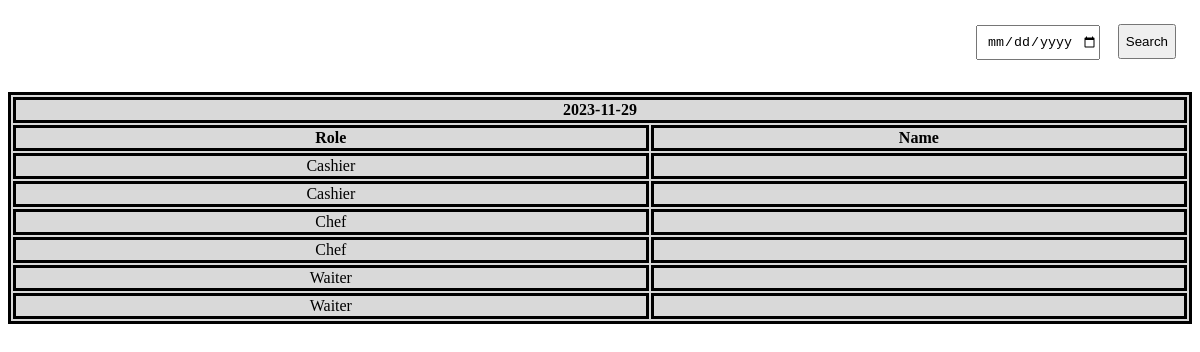
The app's page /bndProj/main/actors/manager/main-content.php, older data.
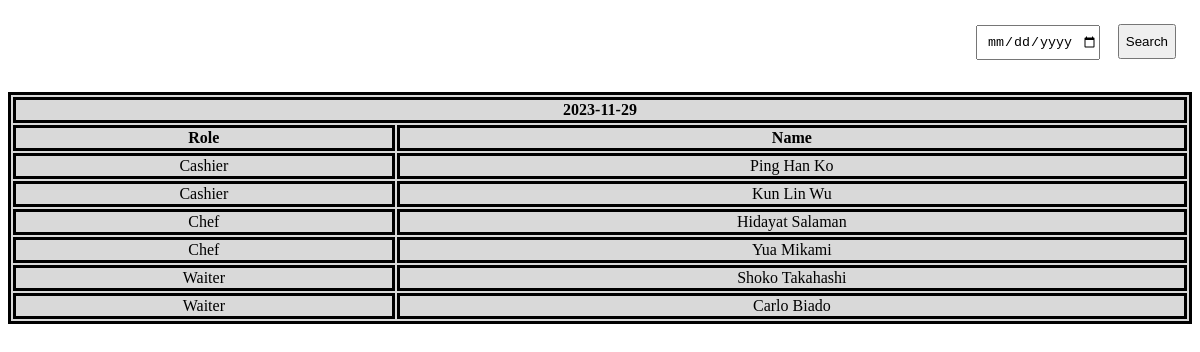
The same page, newer data.
### tables this page shows
CREATE TABLE `workslot` (
  `workslotId` int(11) NOT NULL,
  `Date` date NOT NULL,
  `userprofileId_workslot` int(11) NOT NULL,
  `userId_workslot` int(11) DEFAULT NULL
);

CREATE TABLE `userprofile` (
  `userProfileId` int(11) NOT NULL,
  `profileName` varchar(255) NOT NULL,
  `description` varchar(255) NOT NULL,
  `role` varchar(255) NOT NULL,
  `activated` tinyint(1) NOT NULL
);

### bndProj/entities/workslotEntity.php (called while the page is built, shortened)
<?php
class WorkslotEntity extends Dbh
{
    protected function viewManager()
    {
        $array = [];
        $conn = $this->connectDB();
        $sql = "SELECT workslot.workslotId, workslot.Date, workslot.userProfileId_workslot, userprofile.role, user.username, user.firstName, user.lastName
                FROM workslot
                LEFT OUTER JOIN userprofile ON workslot.userprofileId_workslot = userprofile.userProfileId
                LEFT OUTER JOIN user ON workslot.userId_workslot = user.userId
                WHERE date >= CURRENT_DATE
                ORDER BY date ASC, role ASC;";
        $result = $conn->query($sql);
        if ($result->num_rows > 0)
        {
            while ($row = $result->fetch_assoc())
            {
                $current = array(
                    'workslotId' => $row['workslotId'],
                    'date' => $row['Date'],
                    'userProfileId_workslot' => $row['userProfileId_workslot'],
                    'role' => $row['role'],
                    'username' => $row['username'],
                    'firstName' => $row['firstName'],
                    'lastName' => $row['lastName']
                );
                array_push($array, $current);
            }
        }
        return $array;
    }
}
?>

### bndProj/controller/manager/viewManagerWorkslotsController.php (called while the page is built)
<?php
class ViewManagerWorkslotController extends WorkslotEntity
{
    public function viewManagerWorkslot()
    {
        $workslot = new WorkslotEntity();
        $array = $workslot->viewManager();
        return $array;
    }
}
?>

### bndProj/main/actors/manager/boundaries/viewWorkslotsBoundary.php (the view, shortened to what the changed rows need)
<?php
include "../../../entities/workslotEntity.php";
include "../../../controller/manager/viewManagerWorkslotsController.php";
?>
<div class="container">
    <div class="row">
        <?php
        if(isset($_POST["searchButton"]))
        {
            $dateSearch = $_POST["search"];
            $searchWorkslot = new SearchWorkslotController();
            $array = $searchWorkslot->searchWorkslot($dateSearch);
            if(gettype($array) == 'string')
            {
                echo "<script>";
                echo "alert('$array');";
                echo "document.location = 'index.php?page=viewWorkslotsBoundary';";
                echo "</script>";
            }
            else
            {
                $sorted = array();
                for ($i = 1; $i < sizeof($array); $i++)
                {
                    $workslotId = $array[$i]['workslotId'];
                    $date = $array[$i]['date'];
                    $role = $array[$i]['role'];
                    $username_workslot = $array[$i]['username'];
                    $name = $array[$i]['firstName'] . ' ' . $array[$i]['lastName'];
                    if(!isset($sorted[$date]))
                    {
                        $sorted[$date] = array();
                    }
                    $details = array(
                        'workslotId' => $workslotId,
                        'username' => $username_workslot,
                        'role' => $role,
                        'name' => $name
                    );
                    array_push($sorted[$date], $details);
                }
                echo '<table class="table">';
                foreach($sorted as $date => $workslots) {
                echo '<tr><th colspan="4">' . $date . '</th></tr>';
                echo '<tr><th>Role</th><th>Name</th></tr>';
                    foreach($workslots as $workslot) {
                        echo '<tr>';
                        echo '<td>' . $workslot['role'] . '</td>';
                        echo '<td>' . $workslot['name'] . '</td>';
                        echo '</tr>';
                    }
                }
                echo '</table>';
            }
        }
        else
        {
            $viewWorkslot = new ViewManagerWorkslotController();
            $array = $viewWorkslot->viewManagerWorkSlot();
            $sorted = array();
            for ($i = 0; $i < sizeof($array); $i++)
            {
                $workslotId = $array[$i]['workslotId'];
                $date = $array[$i]['date'];
                $role = $array[$i]['role'];
                $username_workslot = $array[$i]['username'];
                $name = $array[$i]['firstName'] . ' ' . $array[$i]['lastName'];
                if(!isset($sorted[$date]))
                {
                    $sorted[$date] = array();
                }
                $details = array(
                    'workslotId' => $workslotId,
                    'username' => $username_workslot,
                    'role' => $role,
                    'name' => $name
                );
                array_push($sorted[$date], $details);
            }
            echo '<table class="table">';
            foreach($sorted as $date => $workslots) {
                echo '<tr><th colspan="4">' . $date . '</th></tr>';
                echo '<tr><th>Role</th><th>Name</th></tr>';
                foreach($workslots as $workslot) {
                    echo '<tr>';
                    echo '<td>' . $workslot['role'] . '</td>';
                    echo '<td>' . $workslot['name'] . '</td>';
                    echo '</tr>';
                }
            }
            echo '</table>';
        }
        ?>
    </div>
</div>

Row changes from the older to the newer data that the page shows:
changed workslot (number 1 of 6 on the later page): name (not shown) → "Carlo Biado"
changed workslot (number 2 of 6 on the later page): name (not shown) → "Ping Han Ko"
changed workslot (number 3 of 6 on the later page): name (not shown) → "Kun Lin Wu"
changed workslot (number 4 of 6 on the later page): name (not shown) → "Hidayat Salaman"
changed workslot (number 5 of 6 on the later page): name (not shown) → "Yua Mikami"
changed workslot (number 6 of 6 on the later page): name (not shown) → "Shoko Takahashi"
